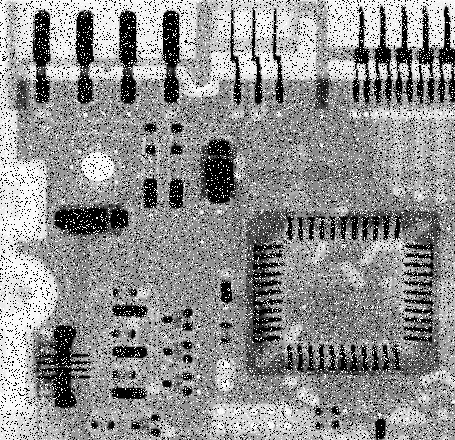
%> input picture MaimoonaKhilji/SubTask 2/Fig0335(a)(ckt_board_saltpep_prob_pt05) - Copy.tif, 455 x 440 px
$ octave TASK2.m   (GNU Octave 9; MATLAB toolbox functions it lacks are replaced by stand-ins)
%> lines starting %> are read from the running program, lines starting %| are printed output that depends on the picture

% Read original image
f = imread('E:\MaimoonaKhilji\SubTask 2\Fig0335(a)(ckt_board_saltpep_prob_pt05) - Copy.tif');
%> f is the input picture: size 440x455 uint8; min 0, max 255, mean 144.1
subplot(2,4,1),imshow(f),title('original image');

% Apply filter with default settings
filter = medfilt2(f)
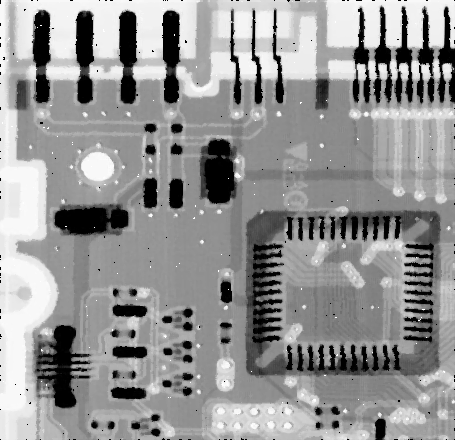
%> filter: size 440x455 uint8; min 0, max 255, mean 147.9
subplot(2,4,2),imshow(filter),title('filter image');


% Apply filter with filter size 3 x 3
filter = medfilt2(f, [3 3 ])
subplot(2,4,3),imshow(filter),title('filter 3 x 3 image');

% Apply filter with filter size 5 x 5
filter = medfilt2(f, [5 5 ])
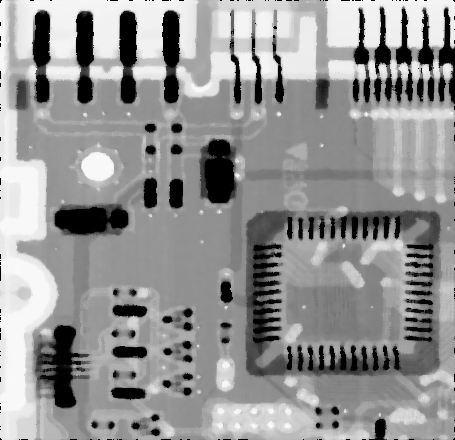
%> filter: size 440x455 uint8; min 0, max 251, mean 147.9
subplot(2,4,4),imshow(filter),title('filter 5 x 5 image');

% Apply filter with filter size 6 x 6
filter = medfilt2(f, [6 6 ])
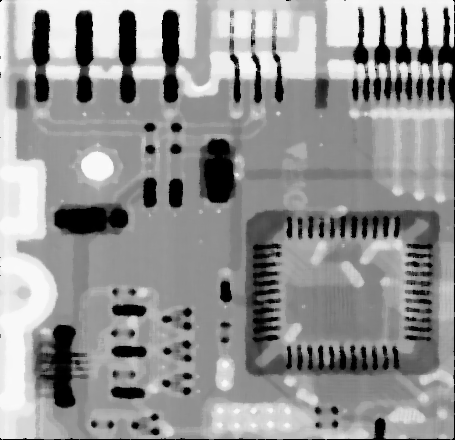
%> filter: size 440x455 uint8; min 0, max 251, mean 147.5
subplot(2,4,5),imshow(filter),title('filter 6 x 6 image');

% Apply filter with filter size 7 x 7
filter = medfilt2(f, [7 7 ])
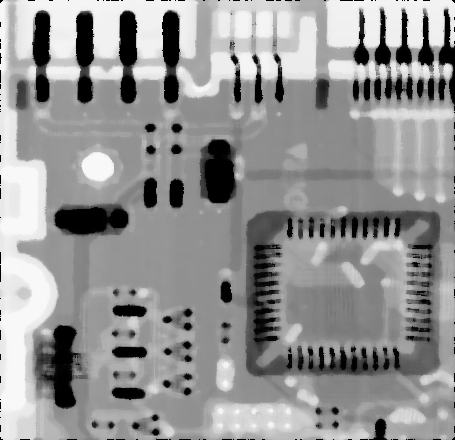
%> filter: size 440x455 uint8; min 0, max 250, mean 148.4
subplot(2,4,6),imshow(filter),title('filter 7 x 7 image');

% Apply filter with filter size 8 x 8
filter = medfilt2(f, [8 8 ])
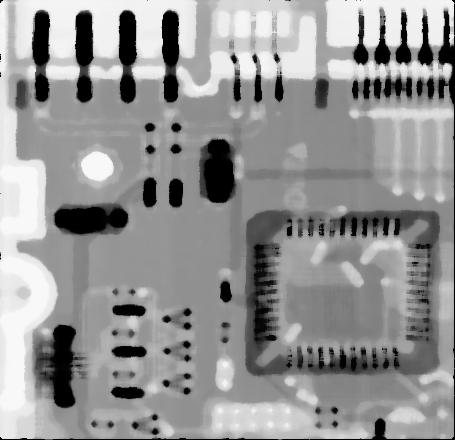
%> filter: size 440x455 uint8; min 0, max 249, mean 148.4
subplot(2,4,7),imshow(filter),title('filter 8 x 8 image');

% Apply filter with filter size 9 x 9
filter = medfilt2(f, [9 9 ])
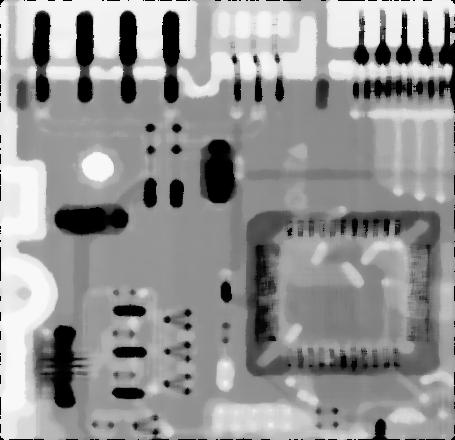
%> filter: size 440x455 uint8; min 0, max 249, mean 149
subplot(2,4,8),imshow(filter),title('filter 9 x 9 image');
